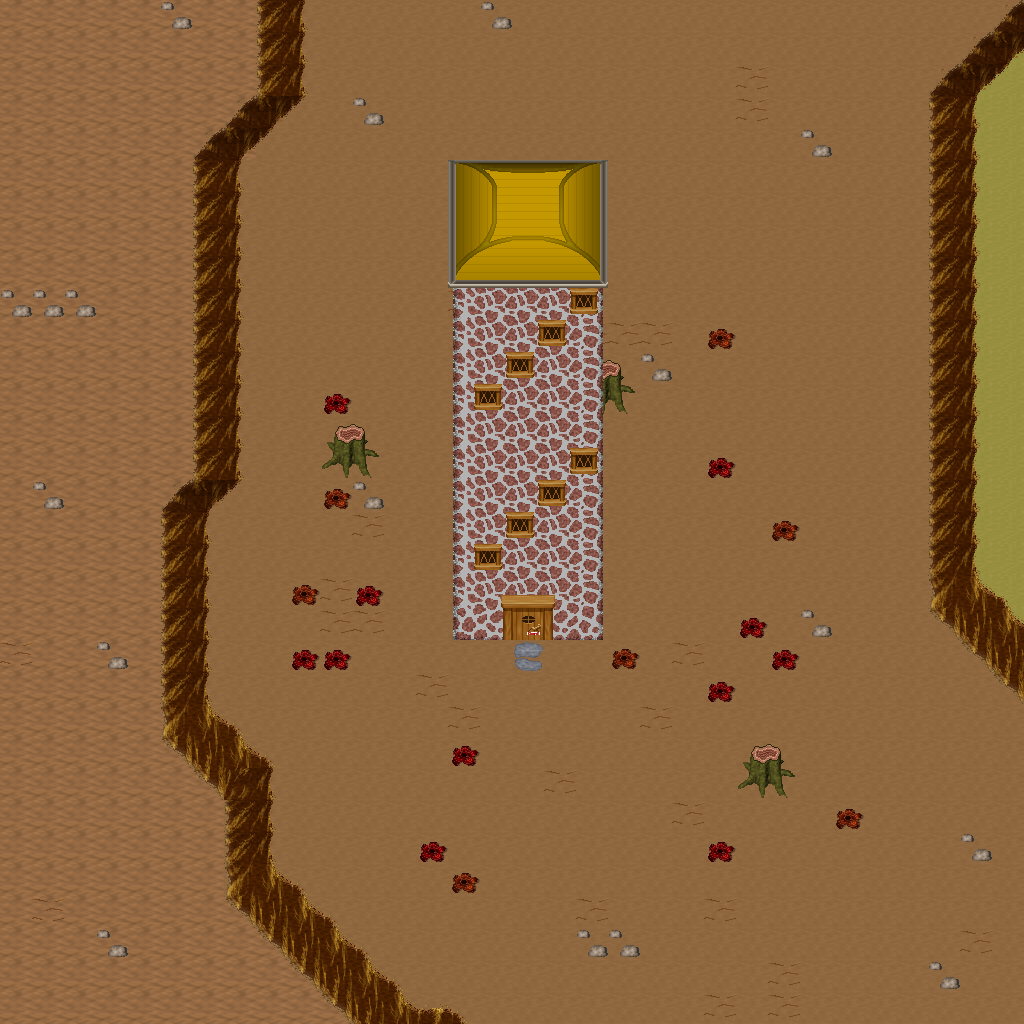

A level layout from a 2D game, rendered from its tile map. Below: a short description, then the map file with tile-grid data replaced by summaries:
An orthogonal 32x32 tile map with 32x32 px tiles, 5 tile layers (Ground, Objects, Objects2, Above, ...), 1 hidden layer not drawn, 31 tilesets.

<map version="1.10" tiledversion="1.11.0" orientation="orthogonal" renderorder="right-down" width="32" height="32" tilewidth="32" tileheight="32" infinite="0" nextlayerid="11" nextobjectid="1">
 <tileset firstgid="1" name="ground_ground" tilewidth="32" tileheight="32" tilecount="33" columns="3">
  <image source="../drawable/ground_ground.png" width="96" height="352" />
 </tileset>
 <tileset firstgid="34" name="ground_ice_ice" tilewidth="32" tileheight="32" tilecount="3" columns="3">
  <image source="../drawable/ground_ice_ice.png" width="96" height="32" />
 </tileset>
 <tileset firstgid="37" name="plant_grasses" tilewidth="32" tileheight="32" tilecount="6" columns="3">
  <image source="../drawable/plant_grasses.png" width="96" height="64" />
 </tileset>
 <tileset firstgid="43" name="plant_flower_daisy_white" tilewidth="32" tileheight="32" tilecount="8" columns="2">
  <image source="../drawable/plant_flower_daisy_white.png" width="64" height="128" />
 </tileset>
 <tileset firstgid="51" name="plant_flower_daisy_blue" tilewidth="32" tileheight="32" tilecount="8" columns="2">
  <image source="../drawable/plant_flower_daisy_blue.png" width="64" height="128" />
 </tileset>
 <tileset firstgid="59" name="ground_ridge_earth_dark" tilewidth="32" tileheight="32" tilecount="96" columns="12">
  <image source="../drawable/ground_ridge_earth_dark.png" width="384" height="256" />
 </tileset>
 <tileset firstgid="155" name="ground_rock_pebbles" tilewidth="32" tileheight="32" tilecount="3" columns="1">
  <image source="../drawable/ground_rock_pebbles.png" width="32" height="96" />
 </tileset>
 <tileset firstgid="158" name="ground_grass_edges" tilewidth="32" tileheight="32" tilecount="36" columns="12">
  <image source="../drawable/ground_grass_edges.png" width="384" height="96" />
 </tileset>
 <tileset firstgid="194" name="plant_bush_bushes" tilewidth="32" tileheight="32" tilecount="10" columns="5">
  <image source="../drawable/plant_bush_bushes.png" width="160" height="64" />
 </tileset>
 <tileset firstgid="204" name="plant_stump_stump_purple" tilewidth="32" tileheight="32" tilecount="4" columns="2">
  <image source="../drawable/plant_stump_stump_purple.png" width="64" height="64" />
 </tileset>
 <tileset firstgid="208" name="building_wall_stone" tilewidth="32" tileheight="32" tilecount="12" columns="3">
  <image source="../drawable/building_wall_stone.png" width="96" height="128" />
 </tileset>
 <tileset firstgid="220" name="ground_ridge_ice_2" tilewidth="32" tileheight="32" tilecount="42" columns="7">
  <image source="../drawable/ground_ridge_ice_2.png" width="224" height="192" />
 </tileset>
 <tileset firstgid="262" name="plant_tree_tree_green" tilewidth="32" tileheight="32" tilecount="88" columns="8">
  <image source="../drawable/plant_tree_tree_green.png" width="256" height="352" />
 </tileset>
 <tileset firstgid="350" name="building_window_window_long" tilewidth="32" tileheight="32" tilecount="3" columns="3">
  <image source="../drawable/building_window_window_long.png" width="96" height="32" />
 </tileset>
 <tileset firstgid="353" name="building_window_window_right" tilewidth="32" tileheight="32" tilecount="2" columns="2">
  <image source="../drawable/building_window_window_right.png" width="64" height="32" />
 </tileset>
 <tileset firstgid="355" name="building_door_door_n" tilewidth="32" tileheight="32" tilecount="6" columns="3">
  <image source="../drawable/building_door_door_n.png" width="96" height="64" />
 </tileset>
 <tileset firstgid="361" name="building_door_closed_with_key" tilewidth="32" tileheight="32" tilecount="1" columns="1">
  <image source="../drawable/building_door_closed_with_key.png" width="32" height="32" />
 </tileset>
 <tileset firstgid="362" name="ground_ladder_horizontal_dark" tilewidth="32" tileheight="32" tilecount="3" columns="1">
  <image source="../drawable/ground_ladder_horizontal_dark.png" width="32" height="96" />
 </tileset>
 <tileset firstgid="365" name="ground_ladder_vertical_dark" tilewidth="32" tileheight="32" tilecount="3" columns="3">
  <image source="../drawable/ground_ladder_vertical_dark.png" width="96" height="32" />
 </tileset>
 <tileset firstgid="368" name="building_roof_yellow" tilewidth="32" tileheight="32" tilecount="20" columns="5">
  <image source="../drawable/building_roof_yellow.png" width="160" height="128" />
 </tileset>
 <tileset firstgid="388" name="logic_creature_gnome" tilewidth="32" tileheight="32" tilecount="6" columns="6">
  <image source="../drawable/logic_creature_gnome.png" width="192" height="32" />
 </tileset>
 <tileset firstgid="394" name="logic_creature_orc" tilewidth="32" tileheight="32" tilecount="6" columns="6">
  <image source="../drawable/logic_creature_orc.png" width="192" height="32" />
 </tileset>
 <tileset firstgid="400" name="logic_portal" tilewidth="32" tileheight="32" tilecount="24" columns="8">
  <image source="../drawable/logic_portal.png" width="256" height="96" />
 </tileset>
 <tileset firstgid="424" name="logic_creature_animal" tilewidth="32" tileheight="32" tilecount="32" columns="8">
  <image source="../drawable/logic_creature_animal.png" width="256" height="128" />
 </tileset>
 <tileset firstgid="456" name="logic_collision" tilewidth="32" tileheight="32" tilecount="1" columns="1">
  <image source="../drawable/logic_collision.png" width="32" height="32" />
 </tileset>
 <tileset firstgid="457" name="item_blood_nsew_stains" tilewidth="32" tileheight="32" tilecount="4" columns="2">
  <image source="../drawable/item_blood_nsew_stains.png" width="64" height="64" />
 </tileset>
 <tileset firstgid="461" name="item_blood_floor_stain" tilewidth="32" tileheight="32" tilecount="1" columns="1">
  <image source="../drawable/item_blood_floor_stain.png" width="32" height="32" />
 </tileset>
 <tileset firstgid="462" name="ground_blue_paving" tilewidth="32" tileheight="32" tilecount="2" columns="1">
  <image source="../drawable/ground_blue_paving.png" width="32" height="64" />
 </tileset>
 <tileset firstgid="464" name="ground_green_paving" tilewidth="32" tileheight="32" tilecount="18" columns="3">
  <image source="../drawable/ground_green_paving.png" width="96" height="192" />
 </tileset>
 <tileset firstgid="482" name="logic_protection" tilewidth="32" tileheight="32" tilecount="2" columns="2">
  <image source="../drawable/logic_protection.png" width="64" height="32" />
 </tileset>
 <tileset firstgid="484" name="logic_creature_fowl" tilewidth="32" tileheight="32" tilecount="6" columns="6">
  <image source="../drawable/logic_creature_fowl.png" width="192" height="32" />
 </tileset>
 <layer id="1" name="Ground" width="32" height="32">
  <data>[1024 cells, 1024 non-empty, 3 distinct tile ids]</data>
 </layer>
 <layer id="2" name="Objects" width="32" height="32">
  <data>[1024 cells, 223 non-empty, 27 distinct tile ids]</data>
 </layer>
 <layer id="3" name="Objects2" width="32" height="32">
  <data>[1024 cells, 10 non-empty, 8 distinct tile ids]</data>
 </layer>
 <layer id="4" name="Above" width="32" height="32">
  <data>[1024 cells, 55 non-empty, 21 distinct tile ids]</data>
 </layer>
 <layer id="5" name="Above2" width="32" height="32">
  <data>[1024 cells, 12 non-empty, 2 distinct tile ids]</data>
 </layer>
 <layer id="6" name="Walkable" width="32" height="32" visible="0">
  <data>[1024 cells, 159 non-empty, 1 distinct tile ids]</data>
 </layer>
 <objectgroup id="7" name="Mapevents" />
 <objectgroup id="8" name="Spawn" />
 <objectgroup id="9" name="Keys" />
 <objectgroup id="10" name="Replace" />
</map>
